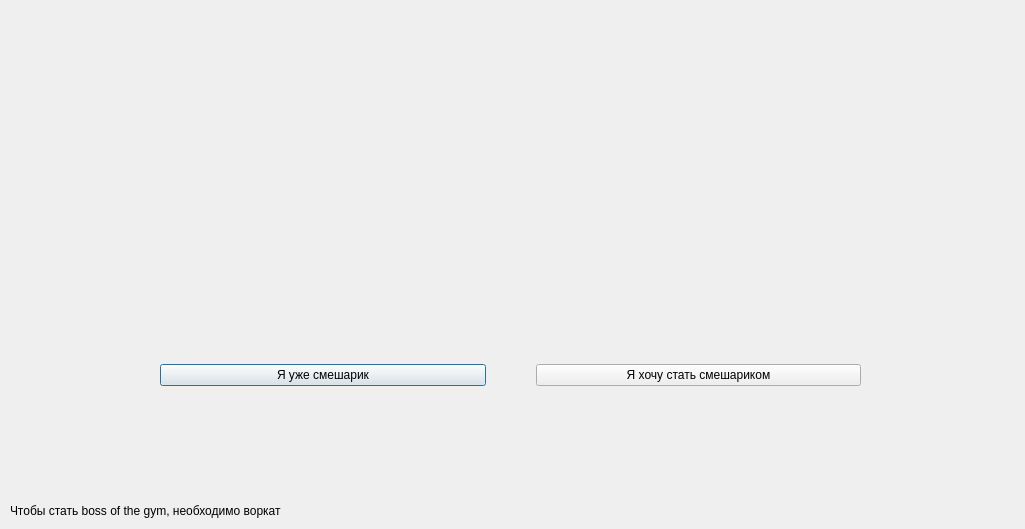
<?xml version="1.0" encoding="UTF-8"?>
<ui version="4.0">
 <class>Dialog</class>
 <widget class="QDialog" name="Dialog">
  <property name="geometry">
   <rect>
    <x>0</x>
    <y>0</y>
    <width>1025</width>
    <height>529</height>
   </rect>
  </property>
  <property name="windowTitle">
   <string>Dialog</string>
  </property>
  <widget class="QWidget" name="horizontalLayoutWidget">
   <property name="geometry">
    <rect>
     <x>160</x>
     <y>350</y>
     <width>701</width>
     <height>51</height>
    </rect>
   </property>
   <layout class="QHBoxLayout" name="horizontalLayout">
    <property name="spacing">
     <number>50</number>
    </property>
    <item>
     <widget class="QPushButton" name="inbtn">
      <property name="text">
       <string>Я уже смешарик</string>
      </property>
     </widget>
    </item>
    <item>
     <widget class="QPushButton" name="new_inbtn">
      <property name="text">
       <string>Я хочу стать смешариком</string>
      </property>
     </widget>
    </item>
   </layout>
  </widget>
  <widget class="QLabel" name="label">
   <property name="geometry">
    <rect>
     <x>10</x>
     <y>500</y>
     <width>271</width>
     <height>21</height>
    </rect>
   </property>
   <property name="lineWidth">
    <number>16</number>
   </property>
   <property name="midLineWidth">
    <number>14</number>
   </property>
   <property name="text">
    <string>Чтобы стать boss of the gym, необходимо воркать...</string>
   </property>
  </widget>
 </widget>
 <resources>
  <include location="../../Downloads/21113999-85ae-5494-a4ce-56786b2eb509.qrc"/>
 </resources>
 <connections/>
</ui>
